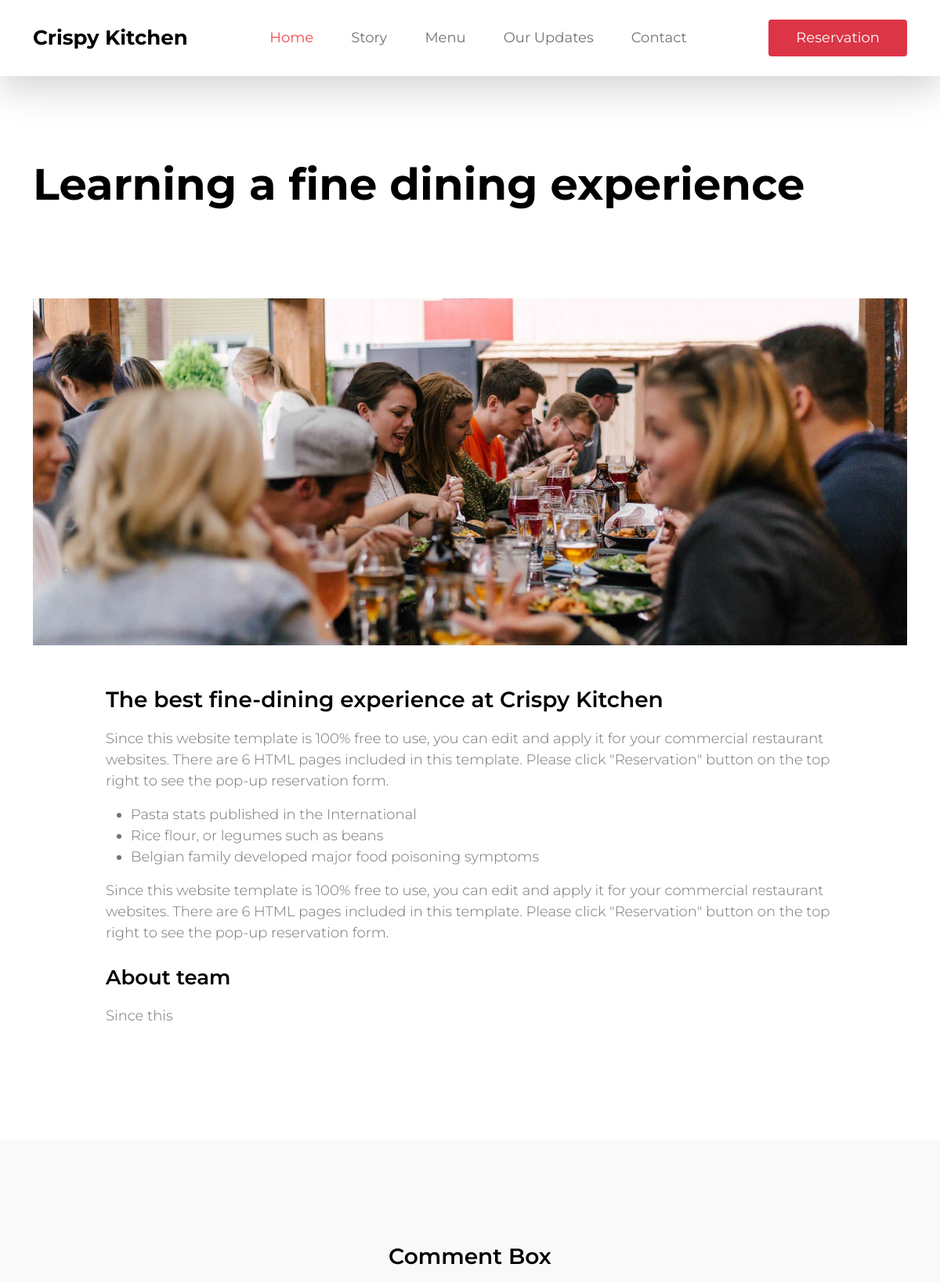
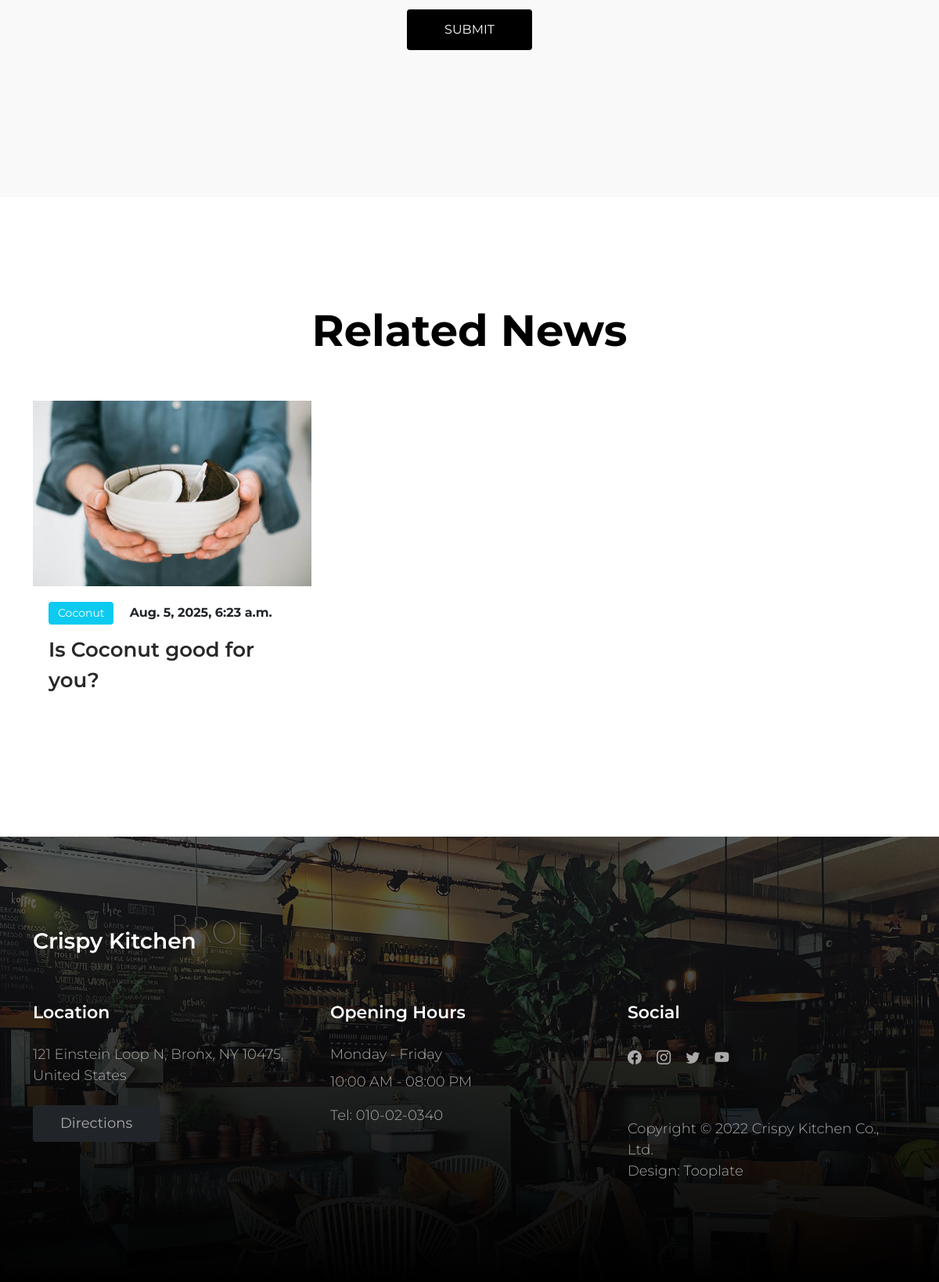
Page /detail/1/ on the committed database (2 pictures, top to bottom).
### menu/models.py (models this page shows, shortened)
class Category(models.Model):
    name = models.CharField(max_length=100)
    description = models.TextField(null=True, blank=True)
    news_category = models.ForeignKey(Newsletter,
                                      on_delete=models.CASCADE,
                                      related_name='news_category',
                                      null=True,
                                      blank=True)
    image = models.ImageField(upload_to='category/')
    about_team = models.ForeignKey(TeamMember, on_delete=models.CASCADE, null=True, blank=True)
    about_kitchen = models.TextField(null=True, blank=True)

### home/models.py (models this page shows, shortened)
class TeamMember(models.Model):
    name = models.CharField(max_length=20)
    image = models.ImageField(upload_to='team_members/')
    responsibility = models.CharField(max_length=20)
    description = models.TextField(null=True, blank=True)

class Newsletter(models.Model):
    title = models.CharField(max_length=30,null=True,blank=True)
    image = models.ImageField(upload_to='newsletters/',null=True, blank=True)
    description = models.TextField(null=True, blank=True)
    category = models.ForeignKey(CategoryNewsletter, on_delete=models.CASCADE, null=True, blank=True)
    date = models.DateTimeField(null=True, blank=True)

class CategoryNewsletter(models.Model):
    name = models.CharField(max_length=30)
    description = models.TextField()
    def __str__(self):
        return self.name

### menu/views.py (the view)
# urls.py: path('detail/<int:id>/', views.CategoryDetailView.as_view(), name='detail'),
class CategoryDetailView(DetailView):
    model = Category
    template_name = 'menu/detail_category.html'
    context_object_name = 'category'
    pk_url_kwarg = 'id'

### menu/templates/menu/detail_category.html
{% extends 'base.html' %}
{% load static %}
{% block main %}
    <main>
        <header class="site-header site-news-detail-header">
            <div class="container">
                <div class="row">
                    <div class="col-12">
                        <h2>Learning a fine dining experience</h2>
                    </div>
                </div>
            </div>
        </header>
        <section class="news-detail section-padding pt-0">
            <div class="container">
                <div class="row">
                    <div class="col-lg-12 col-12">
                        <img src="{% static "images/news/news-detail-header.jpg" %}" class="img-fluid news-detail-image"
                             alt="fine dining experience">
                        <div class="col-lg-10 col-10 mx-auto mt-5">
                            <h4 class="mb-3">The best fine-dining experience at Crispy Kitchen</h4>
                            <p>{{ category.about_kitchen }}</p>
                            <ul class="list">
                                <li class="list-item">Pasta stats published in the International</li>
                                <li class="list-item">Rice flour, or legumes such as beans</li>
                                <li class="list-item">Belgian family developed major food poisoning symptoms</li>
                            </ul>
                            <p>{{ category.description }}</p>
                            <h5 class="mt-4 mb-3">About team</h5>
                            <p>{{ category.about_team.description }}</p>
                        </div>
                    </div>
                </div>
            </div>
        </section>
        {% include 'include/comment.html' %}
        <section class="related-news section-padding bg-white">
            <div class="container">
                <div class="row">
                    <h2 class="text-center mb-lg-5 mb-4">Related News</h2>
                    <div class="col-lg-4 col-md-6 col-12">
                        <div class="news-thumb mb-4">
                            <a href="news-detail.html">
                                <img src="{{ category.news_category.image.url }}"
                                     class="img-fluid news-image" alt="">
                            </a>
                            <div class="news-text-info">
                                <span class="category-tag me-3 bg-info">{{ category.news_category.category }}</span>
                                <strong>{{ category.news_category.date }}</strong>
                                <h5 class="news-title mt-2">
                                    <a href="news-detail.html" class="news-title-link">{{ category.news_category.title }}</a>
                                </h5>
                            </div>
                        </div>
                    </div>
                </div>
            </div>
        </section>
    </main>
{% endblock %}

### static/css/tooplate-crispy-kitchen.css (style rules this page uses)
:root { --white-color: #FFFFFF; --primary-color: #f44749; --secondary-color: #f3af24; --section-bg-color: #F9F9F9; --dark-color: #000000; --title-color: #565758; --news-title-color: #292828; --p-color: #717275; --border-color: #eaeaea; --border-radius-default: .25rem; --body-font-family: 'Montserrat', sans-serif; --h1-font-size: 76px; --h2-font-size: 56px; --h3-font-size: 42px; --h4-font-size: 28px; --h5-font-size: 26px; --h6-font-size: 22px; --p-font-size: 18px; --menu-font-size: 18px; --category-font-size: 14px; --font-weight-light: 300; --font-weight-normal: 400; --font-weight-semibold: 600; --font-weight-bold: 700; }
body { background: var(--white-color); font-family: var(--body-font-family); position: relative; }
h2, h3, h4, h5, h6 { color: var(--dark-color); line-height: inherit; }
h1, h2, h3, h4, h5, h6 { font-weight: var(--font-weight-semibold); }
h1, h2 { font-weight: var(--font-weight-bold); }
h2 { font-size: var(--h2-font-size); }
h4 { font-size: var(--h4-font-size); }
h5 { font-size: var(--h5-font-size); }
p, .list .list-item { color: var(--p-color); font-size: var(--p-font-size); font-weight: var(--font-weight-light); }
a, button { touch-action: manipulation; transition: all 0.3s; }
a { color: var(--secondary-color); text-decoration: none; }
.section-padding { padding-top: 8rem; padding-bottom: 8rem; }
b, strong { font-weight: var(--font-weight-bold); }
.site-header { background-repeat: no-repeat; background-position: center; background-size: cover; padding-top: 10rem; padding-bottom: 10rem; text-align: center; position: relative; }
.site-header .container { position: relative; z-index: 2; }
.site-news-detail-header { background: transparent; text-align: left; padding-top: 6rem; padding-bottom: 6rem; }
.menu, .about, .news, .related-news, .newsletter, .comments { background: var(--section-bg-color); }
.news-thumb { position: relative; overflow: hidden; }
.news-thumb > a { display: block; width: 100%; height: 100%; position: relative; z-index: 2; transition: all 0.3s ease-out; }
.news-text-info { background: var(--section-bg-color); position: relative; z-index: 2; padding: 20px; transition: all 0.3s ease-out; }
.related-news .news-text-info { background: var(--white-color); }
.news-title-link { color: var(--news-title-color); }
.news-image { display: block; width: 100%; transition: all 0.3s ease-out; }
.category-tag, .menu-tag { background: var(--dark-color); border-radius: var(--border-radius-default); color: var(--white-color); font-size: var(--category-font-size); display: inline-block; padding: 4px 12px; }
.category-tag { margin-bottom: 5px; }

### rows in the picture
Category: about_kitchen "Since this website template is 100% free to use, you can edit and apply it for your commercial restaurant websites. There are 6 HTML pages included in this template. Please click \"Reservation\" button on the top right to see the pop-up reservation form.", description "Since this website template is 100% free to use, you can edit and apply it for your commercial restaurant websites. There are 6 HTML pages included in this template. Please click \"Reservation\" button on the top right to see the pop-up reservation form.", about_team.description "Since this", news_category.image (picture), news_category.category "Coconut", news_category "Aug. 5, 2025, 6:23 a.m.", news_category "Is Coconut good for you?"
